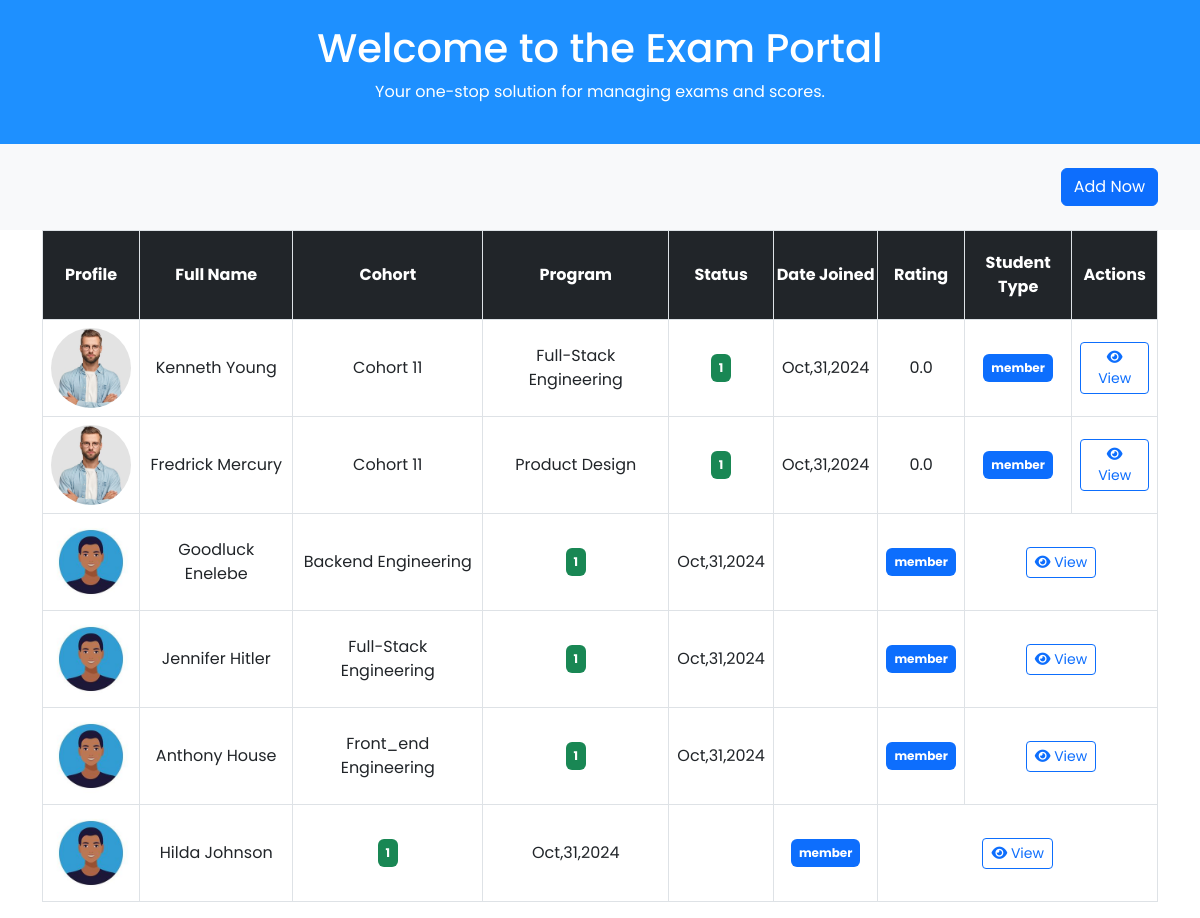
/student_dashboard/, run on the app's committed database.
### student/models.py (models this page shows, shortened)
class Student(models.Model):
    username = models.CharField(max_length=100, unique=True)
    first_name = models.CharField(max_length=200, null=True, blank=True)
    last_name = models.CharField(max_length=200, verbose_name='last name')
    status = models.CharField(max_length=10, choices=status_choices, default='active')
    student_type = models.CharField(max_length=100, choices=student_types, default='member')
    date_join = models.DateTimeField(auto_now_add=True)
    class Meta:
        ordering = ['-date_join']

class Student_profile(models.Model):
    student = models.OneToOneField(Student,on_delete=models.CASCADE)
    bio = models.TextField()
    date_of_birth = models.DateField()
    address = models.CharField(max_length=300)
    rating = models.FloatField(default=0.0)
    profile_image = models.ImageField(upload_to='student_profile', null=True, blank=True)
    date_join = models.DateTimeField(auto_now_add=True)

class CohortGroup(models.Model):
    name= models.CharField(max_length=200)
    date_join = models.DateTimeField(auto_now_add=True)
    students=models.ManyToManyField(Student)

class Program(models.Model):
    courses = models.CharField(max_length=500)
    grade = models.IntegerField(default=0.0)
    student= models.ForeignKey(Student,on_delete=models.CASCADE)

### student/home.py (the view)
# urls.py: path('student_dashboard/', HomepageView.as_view(), name='dashboardView'),
class HomepageView(View):
    def get(self, request):
        all_students = Student.objects.all()
        context = {
            'students' : all_students
        }
        return render(request, 'cohorts/index.html', context = context)

### templates/cohorts/index.html (shortened to what this page needs)
{% load static %}
<!DOCTYPE html>
<html lang="en">
<head>
    <link href="https://cdn.jsdelivr.net/npm/bootstrap@5.3.0-alpha1/dist/css/bootstrap.min.css" rel="stylesheet">
    <link rel="stylesheet" href="https://cdnjs.cloudflare.com/ajax/libs/font-awesome/6.0.0-beta3/css/all.min.css">
    <link rel="stylesheet" href="{% static 'css/dashboard.css' %}">
</head>
<body>
    <header class="bg-info text-white py-4 text-center">
        <h1>Welcome to the Exam Portal</h1>
        <p>Your one-stop solution for managing exams and scores.</p>
    </header>
    <section class="filter-section py-4 bg-light">
        <div class="container text-end">
            <button class="btn btn-primary" data-bs-toggle="modal" data-bs-target="#addUserModal">Add Now</button>
        </div>
    </section>
    <section class="container mt-0">
        <div class="table-responsive">
            <table class="table align-middle table-bordered table-hover mt-0 text-center">
                <thead class="table-dark">
                    <tr class="table-header">
                        <th>Profile</th>
                        <th>Full Name</th>
                        <th>Cohort</th>
                        <th>Program</th>
                        <th>Status</th>
                        <th>Date Joined</th>
                        <th>Rating</th>
                        <th>Student Type</th>
                        <th>Actions</th>
                    </tr>
                </thead>
                <tbody>
                    {% for eachStudent in students  %}
                    <tr>
                        <td>
                            {% if eachStudent.student_profile.profile_image %}
                                <img src="{{eachStudent.student_profile.profile_image.url}}" alt="Profile" width="80" height="80" class="rounded-circle object-fit-cover">
                            {% else %}
                                <img src="{% static 'assets/img/avatar_male.jpg' %}" alt="Profile" width="80" height="80" class="rounded-circle object-fit-cover">
                            {% endif %}
                        </td>
                        <td>{{eachStudent.first_name}} {{eachStudent.last_name}}</td>
                        {% for cohorts in eachStudent.cohortgroup_set.all %}
                        <td>{{cohorts.name}}</td>
                        {% endfor %}
                        {% for program in eachStudent.program_set.all %}
                        <td>{{program.courses}}</td>
                        {% endfor %}
                        <td><span class="badge bg-success p-2 text-white">{{eachStudent.status}}</span></td>
                        <td>{{eachStudent.date_join|date:'M,j,Y'}}</td>
                        <td>{{eachStudent.student_profile.rating}}</td>
                        <td><span class="badge bg-primary p-2 text-white">{{eachStudent.student_type}}</span></td>
                        <td colspan="9">
                            <a href="{% url 'student_profile' eachStudent.id %}" target="_blank" class="btn btn-sm btn-outline-primary">
                                <i class="fas fa-eye"></i> View
                            </a>
                        </td>
                    </tr>
                    {% endfor %}
                </tbody>
            </table>
        </div>
    </section>
</body>
</html>

### staticfiles/css/dashboard.css (style rules this page uses)
body { font-family: "Poppins", sans-serif; }
.filter-section { background-color: #f4f5fa; padding: 20px; }
.table { border-collapse: collapse; }
.table th, .table td { vertical-align: middle; border: 1px solid #dee2e6; }
.badge { background-color: #e9f0fa; color: #5a55d8; }
.bg-info { background-color: dodgerblue !important; }
.table-header th { padding: 20px 0; }

### data on the page
Student: student_profile.profile_image (picture), first_name "Kenneth", last_name "Young", status "1", date_join "Oct,31,2024", student_profile.rating "0.0", student_type "member"
CohortGroup: name "Cohort 11"
Program: courses "Full-Stack Engineering"
Student: student_profile.profile_image (picture), first_name "Fredrick", last_name "Mercury", status "1", date_join "Oct,31,2024", student_profile.rating "0.0", student_type "member"
Program: courses "Product Design"
Student: first_name "Goodluck", last_name "Enelebe", status "1", date_join "Oct,31,2024", student_type "member"
Program: courses "Backend Engineering"
Student: first_name "Jennifer", last_name "Hitler", status "1", date_join "Oct,31,2024", student_type "member"
Program: courses "Full-Stack Engineering"
Student: first_name "Anthony", last_name "House", status "1", date_join "Oct,31,2024", student_type "member"
Program: courses "Front_end Engineering"
Student: first_name "Hilda", last_name "Johnson", status "1", date_join "Oct,31,2024", student_type "member"
